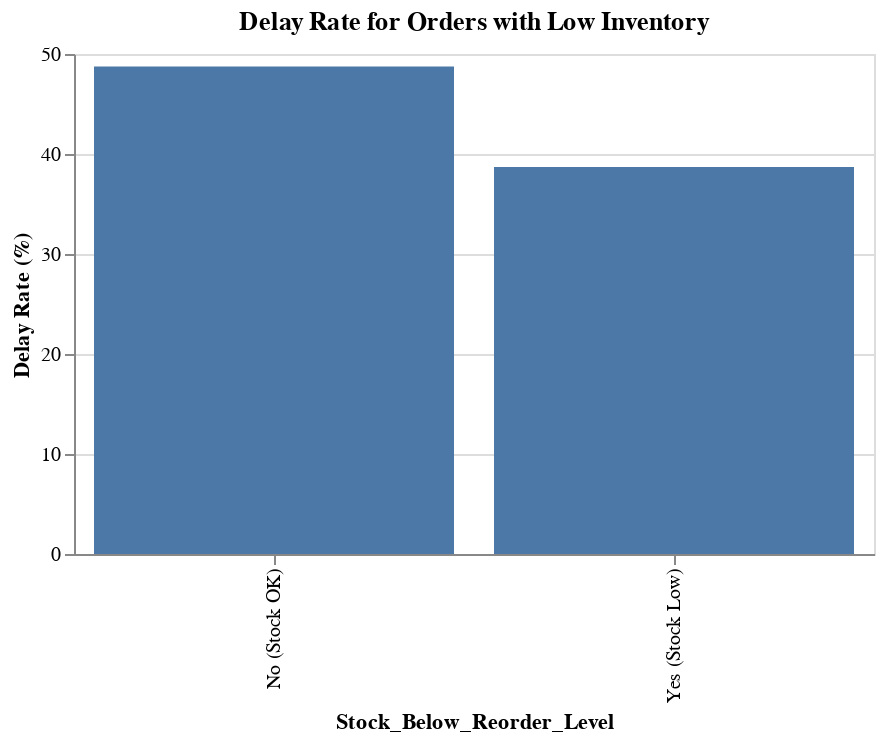

Source (notebook cell):
### Code cell
stock_chart

### Figure 1 — Vega-Lite specification as saved in the notebook (floating-point values rounded to 4 significant figures)
{"config": {"view": {"continuousWidth": 300, "continuousHeight": 300}}, "data": {"name": "data-c452ef3ceaa18eac4e2baeabfc85987a"}, "mark": {"type": "bar"}, "encoding": {"tooltip": [{"field": "Stock_Below_Reorder_Level", "type": "nominal"}, {"field": "Delay_Rate_Percent", "format": ".1f", "type": "quantitative"}], "x": {"field": "Stock_Below_Reorder_Level", "sort": "-y", "type": "nominal"}, "y": {"field": "Delay_Rate_Percent", "title": "Delay Rate (%)", "type": "quantitative"}}, "height": 250, "params": [{"name": "param_22", "select": {"type": "interval", "encodings": ["x", "y"]}, "bind": "scales"}], "title": "Delay Rate for Orders with Low Inventory", "width": 400, "$schema": "https://vega.github.io/schema/vega-lite/v5.20.1.json", "datasets": {"data-c452ef3ceaa18eac4e2baeabfc85987a": [{"Stock_Below_Reorder_Level": "No (Stock OK)", "Delay_Rate": 0.4874, "Delay_Rate_Percent": 48.74}, {"Stock_Below_Reorder_Level": "Yes (Stock Low)", "Delay_Rate": 0.3871, "Delay_Rate_Percent": 38.71}]}}
